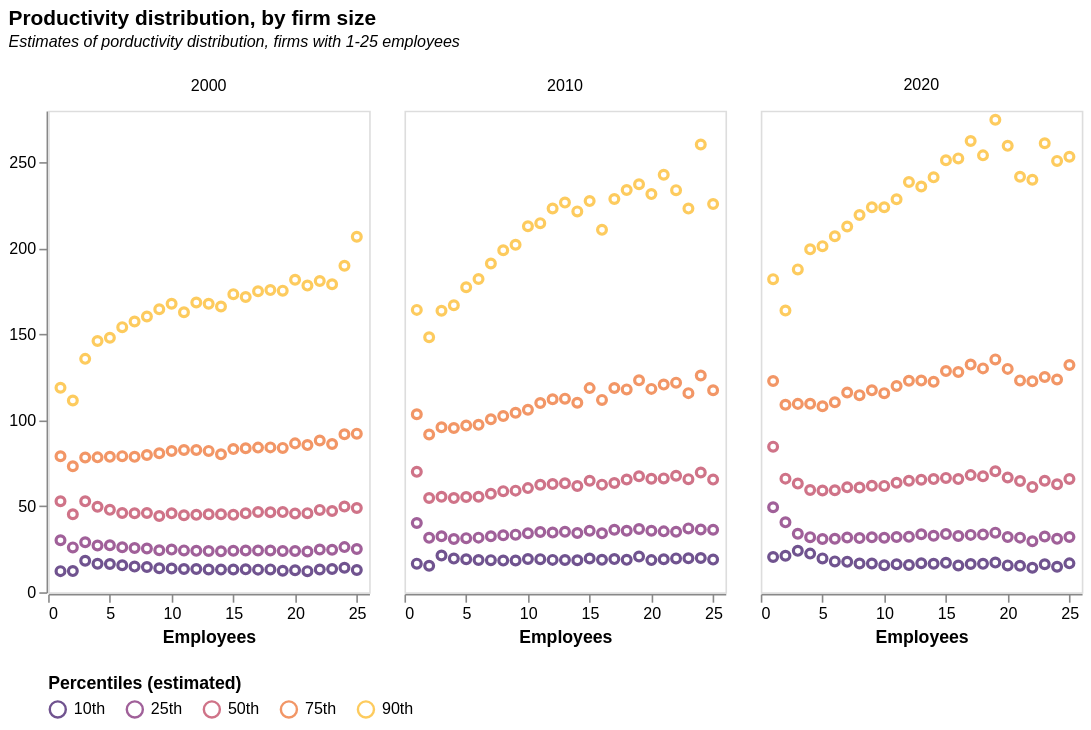

Vega-Lite specification stored for this chart:
### Vega-Lite specification from a JSON file in a GitHub repository (floating-point values rounded to 4 significant figures)
{"$schema": "https://vega.github.io/schema/vega-lite/v5.json", "description": "A calculate that takes the messy names in the field, metric, and creates a new field, metricClean, where the names are nicer.", "title": {"text": "Productivity distribution, by firm size", "subtitle": ["Estimates of porductivity distribution, firms with 1-25 employees", ""], "subtitleFontStyle": "italic", "subtitleFontSize": 10, "anchor": "start", "color": "black"}, "data": {"values": [{"Year": "2000", "Size": "1", "rlp10": "12.28", "rlp25": "30.23", "rlp50": "52.96", "rlp75": "79.06", "rlp90": "118.93"}, {"Year": "2010", "Size": "1", "rlp10": "16.63", "rlp25": "40.26", "rlp50": "70.02", "rlp75": "103.5", "rlp90": "164.2"}, {"Year": "2020", "Size": "1", "rlp10": "20.52", "rlp25": "49.47", "rlp50": "84.66", "rlp75": "122.83", "rlp90": "182.08"}, {"Year": "2000", "Size": "2", "rlp10": "12.29", "rlp25": "26.08", "rlp50": "45.33", "rlp75": "73.28", "rlp90": "111.46"}, {"Year": "2010", "Size": "2", "rlp10": "15.4", "rlp25": "31.64", "rlp50": "54.82", "rlp75": "91.69", "rlp90": "148.28"}, {"Year": "2020", "Size": "2", "rlp10": "21.24", "rlp25": "40.65", "rlp50": "66.07", "rlp75": "109.08", "rlp90": "163.86"}, {"Year": "2000", "Size": "3", "rlp10": "18.31", "rlp25": "29.07", "rlp50": "52.85", "rlp75": "78.38", "rlp90": "135.71"}, {"Year": "2010", "Size": "3", "rlp10": "21.38", "rlp25": "32.6", "rlp50": "55.49", "rlp75": "95.99", "rlp90": "163.68"}, {"Year": "2020", "Size": "3", "rlp10": "24.07", "rlp25": "34.04", "rlp50": "63.17", "rlp75": "109.54", "rlp90": "187.74"}, {"Year": "2000", "Size": "4", "rlp10": "16.57", "rlp25": "27.15", "rlp50": "49.75", "rlp75": "78.43", "rlp90": "146.08"}, {"Year": "2010", "Size": "4", "rlp10": "19.56", "rlp25": "30.92", "rlp50": "54.74", "rlp75": "95.47", "rlp90": "166.86"}, {"Year": "2020", "Size": "4", "rlp10": "22.46", "rlp25": "32.03", "rlp50": "59.47", "rlp75": "109.64", "rlp90": "199.4"}, {"Year": "2000", "Size": "5", "rlp10": "16.45", "rlp25": "27.32", "rlp50": "47.91", "rlp75": "78.73", "rlp90": "147.97"}, {"Year": "2010", "Size": "5", "rlp10": "19.16", "rlp25": "31.45", "rlp50": "55.37", "rlp75": "96.91", "rlp90": "177.33"}, {"Year": "2020", "Size": "5", "rlp10": "19.68", "rlp25": "31.01", "rlp50": "59.17", "rlp75": "108.18", "rlp90": "201.26"}, {"Year": "2000", "Size": "6", "rlp10": "15.67", "rlp25": "26.19", "rlp50": "46.05", "rlp75": "79.14", "rlp90": "154.16"}, {"Year": "2010", "Size": "6", "rlp10": "18.75", "rlp25": "31.76", "rlp50": "55.51", "rlp75": "97.35", "rlp90": "182.15"}, {"Year": "2020", "Size": "6", "rlp10": "17.93", "rlp25": "31.15", "rlp50": "59.35", "rlp75": "110.44", "rlp90": "207.01"}, {"Year": "2000", "Size": "7", "rlp10": "14.92", "rlp25": "25.77", "rlp50": "45.91", "rlp75": "78.74", "rlp90": "157.47"}, {"Year": "2010", "Size": "7", "rlp10": "18.67", "rlp25": "32.55", "rlp50": "57.32", "rlp75": "100.56", "rlp90": "191.18"}, {"Year": "2020", "Size": "7", "rlp10": "17.67", "rlp25": "31.83", "rlp50": "61", "rlp75": "116.15", "rlp90": "212.72"}, {"Year": "2000", "Size": "8", "rlp10": "14.69", "rlp25": "25.44", "rlp50": "46.11", "rlp75": "79.85", "rlp90": "160.39"}, {"Year": "2010", "Size": "8", "rlp10": "18.4", "rlp25": "33.12", "rlp50": "58.79", "rlp75": "102.5", "rlp90": "198.88"}, {"Year": "2020", "Size": "8", "rlp10": "16.73", "rlp25": "31.49", "rlp50": "60.92", "rlp75": "114.61", "rlp90": "219.35"}, {"Year": "2000", "Size": "9", "rlp10": "13.92", "rlp25": "24.41", "rlp50": "44.37", "rlp75": "80.8", "rlp90": "164.56"}, {"Year": "2010", "Size": "9", "rlp10": "18.46", "rlp25": "33.49", "rlp50": "59.09", "rlp75": "104.39", "rlp90": "202.12"}, {"Year": "2020", "Size": "9", "rlp10": "16.75", "rlp25": "32.01", "rlp50": "61.91", "rlp75": "117.4", "rlp90": "223.88"}, {"Year": "2000", "Size": "10", "rlp10": "13.85", "rlp25": "24.8", "rlp50": "45.88", "rlp75": "82.11", "rlp90": "167.74"}, {"Year": "2010", "Size": "10", "rlp10": "19.33", "rlp25": "34.33", "rlp50": "60.55", "rlp75": "106.17", "rlp90": "212.86"}, {"Year": "2020", "Size": "10", "rlp10": "15.71", "rlp25": "31.7", "rlp50": "61.84", "rlp75": "115.77", "rlp90": "223.87"}, {"Year": "2000", "Size": "11", "rlp10": "13.51", "rlp25": "24.33", "rlp50": "44.82", "rlp75": "82.67", "rlp90": "162.82"}, {"Year": "2010", "Size": "11", "rlp10": "19.24", "rlp25": "35.03", "rlp50": "62.48", "rlp75": "110.06", "rlp90": "214.64"}, {"Year": "2020", "Size": "11", "rlp10": "16.24", "rlp25": "32.16", "rlp50": "63.7", "rlp75": "119.95", "rlp90": "228.49"}, {"Year": "2000", "Size": "12", "rlp10": "13.55", "rlp25": "24.08", "rlp50": "45.01", "rlp75": "82.69", "rlp90": "168.45"}, {"Year": "2010", "Size": "12", "rlp10": "18.82", "rlp25": "34.68", "rlp50": "62.99", "rlp75": "112.19", "rlp90": "223.11"}, {"Year": "2020", "Size": "12", "rlp10": "15.87", "rlp25": "32.22", "rlp50": "64.84", "rlp75": "122.94", "rlp90": "238.54"}, {"Year": "2000", "Size": "13", "rlp10": "13.19", "rlp25": "23.97", "rlp50": "45.35", "rlp75": "82.2", "rlp90": "167.72"}, {"Year": "2010", "Size": "13", "rlp10": "18.73", "rlp25": "35.14", "rlp50": "63.36", "rlp75": "112.58", "rlp90": "226.59"}, {"Year": "2020", "Size": "13", "rlp10": "16.86", "rlp25": "33.73", "rlp50": "65.46", "rlp75": "123.07", "rlp90": "235.95"}, {"Year": "2000", "Size": "14", "rlp10": "13.16", "rlp25": "23.79", "rlp50": "45.31", "rlp75": "80.19", "rlp90": "166.16"}, {"Year": "2010", "Size": "14", "rlp10": "18.63", "rlp25": "34.49", "rlp50": "61.76", "rlp75": "110.22", "rlp90": "221.47"}, {"Year": "2020", "Size": "14", "rlp10": "16.57", "rlp25": "32.89", "rlp50": "65.8", "rlp75": "122.4", "rlp90": "241.27"}, {"Year": "2000", "Size": "15", "rlp10": "13.26", "rlp25": "24.13", "rlp50": "45.01", "rlp75": "83.24", "rlp90": "173.34"}, {"Year": "2010", "Size": "15", "rlp10": "19.67", "rlp25": "35.73", "rlp50": "64.88", "rlp75": "118.7", "rlp90": "227.46"}, {"Year": "2020", "Size": "15", "rlp10": "17.1", "rlp25": "33.84", "rlp50": "66.49", "rlp75": "128.64", "rlp90": "251.25"}, {"Year": "2000", "Size": "16", "rlp10": "13.31", "rlp25": "24.3", "rlp50": "45.98", "rlp75": "83.71", "rlp90": "171.7"}, {"Year": "2010", "Size": "16", "rlp10": "18.83", "rlp25": "34.24", "rlp50": "62.58", "rlp75": "111.86", "rlp90": "210.74"}, {"Year": "2020", "Size": "16", "rlp10": "15.6", "rlp25": "32.74", "rlp50": "65.79", "rlp75": "128.1", "rlp90": "252.28"}, {"Year": "2000", "Size": "17", "rlp10": "13.15", "rlp25": "24.31", "rlp50": "46.64", "rlp75": "84.1", "rlp90": "174.99"}, {"Year": "2010", "Size": "17", "rlp10": "19.28", "rlp25": "36.3", "rlp50": "63.52", "rlp75": "118.8", "rlp90": "228.69"}, {"Year": "2020", "Size": "17", "rlp10": "16.41", "rlp25": "33.36", "rlp50": "68.11", "rlp75": "132.37", "rlp90": "262.4"}, {"Year": "2000", "Size": "18", "rlp10": "13.28", "rlp25": "24.3", "rlp50": "46.49", "rlp75": "84.24", "rlp90": "175.7"}, {"Year": "2010", "Size": "18", "rlp10": "18.84", "rlp25": "35.75", "rlp50": "65.54", "rlp75": "117.96", "rlp90": "233.87"}, {"Year": "2020", "Size": "18", "rlp10": "16.52", "rlp25": "33.62", "rlp50": "67.47", "rlp75": "130.18", "rlp90": "254.05"}, {"Year": "2000", "Size": "19", "rlp10": "12.48", "rlp25": "23.97", "rlp50": "46.6", "rlp75": "83.94", "rlp90": "175.38"}, {"Year": "2010", "Size": "19", "rlp10": "20.77", "rlp25": "36.77", "rlp50": "67.5", "rlp75": "123.22", "rlp90": "237.26"}, {"Year": "2020", "Size": "19", "rlp10": "17.23", "rlp25": "34.65", "rlp50": "70.34", "rlp75": "135.41", "rlp90": "274.72"}, {"Year": "2000", "Size": "20", "rlp10": "12.79", "rlp25": "24.02", "rlp50": "45.78", "rlp75": "86.57", "rlp90": "181.68"}, {"Year": "2010", "Size": "20", "rlp10": "18.68", "rlp25": "35.77", "rlp50": "66.02", "rlp75": "118.26", "rlp90": "231.52"}, {"Year": "2020", "Size": "20", "rlp10": "15.62", "rlp25": "32.17", "rlp50": "66.75", "rlp75": "129.89", "rlp90": "259.58"}, {"Year": "2000", "Size": "21", "rlp10": "12.27", "rlp25": "23.72", "rlp50": "45.99", "rlp75": "85.56", "rlp90": "178.32"}, {"Year": "2010", "Size": "21", "rlp10": "19.19", "rlp25": "35.4", "rlp50": "66.21", "rlp75": "120.75", "rlp90": "242.74"}, {"Year": "2020", "Size": "21", "rlp10": "15.37", "rlp25": "31.76", "rlp50": "64.66", "rlp75": "123.2", "rlp90": "241.64"}, {"Year": "2000", "Size": "22", "rlp10": "13.25", "rlp25": "24.85", "rlp50": "47.89", "rlp75": "88.28", "rlp90": "181"}, {"Year": "2010", "Size": "22", "rlp10": "19.68", "rlp25": "35.14", "rlp50": "67.7", "rlp75": "121.88", "rlp90": "233.82"}, {"Year": "2020", "Size": "22", "rlp10": "14.27", "rlp25": "29.65", "rlp50": "61.19", "rlp75": "122.63", "rlp90": "239.85"}, {"Year": "2000", "Size": "23", "rlp10": "13.48", "rlp25": "24.75", "rlp50": "47.26", "rlp75": "86.25", "rlp90": "179.13"}, {"Year": "2010", "Size": "23", "rlp10": "19.72", "rlp25": "37.13", "rlp50": "65.77", "rlp75": "115.79", "rlp90": "223.1"}, {"Year": "2020", "Size": "23", "rlp10": "16.28", "rlp25": "32.44", "rlp50": "64.83", "rlp75": "125.21", "rlp90": "261.05"}, {"Year": "2000", "Size": "24", "rlp10": "14.24", "rlp25": "26.24", "rlp50": "49.82", "rlp75": "91.92", "rlp90": "189.85"}, {"Year": "2010", "Size": "24", "rlp10": "19.87", "rlp25": "36.46", "rlp50": "69.61", "rlp75": "126.06", "rlp90": "260.38"}, {"Year": "2020", "Size": "24", "rlp10": "14.85", "rlp25": "31.04", "rlp50": "62.85", "rlp75": "123.71", "rlp90": "250.83"}, {"Year": "2000", "Size": "25", "rlp10": "12.93", "rlp25": "25.19", "rlp50": "48.95", "rlp75": "92.22", "rlp90": "206.72"}, {"Year": "2010", "Size": "25", "rlp10": "18.98", "rlp25": "36.38", "rlp50": "65.5", "rlp75": "117.47", "rlp90": "225.78"}, {"Year": "2020", "Size": "25", "rlp10": "16.79", "rlp25": "32.16", "rlp50": "65.9", "rlp75": "132.15", "rlp90": "253.22"}]}, "transform": [{"fold": ["rlp10", "rlp25", "rlp50", "rlp75", "rlp90"], "as": ["metric", "value"]}, {"calculate": "{'rlp10':'10th', 'rlp25':'25th', 'rlp50':'50th', 'rlp75':'75th', 'rlp90':'90th'}[datum.metric]", "as": "metricClean"}], "height": 300, "width": 200, "mark": {"type": "point"}, "encoding": {"x": {"field": "Size", "type": "quantitative", "title": "Employees", "axis": {"grid": false, "format": "d"}}, "y": {"field": "value", "type": "quantitative", "title": null, "axis": {"grid": false, "format": "d"}}, "facet": {"field": "Year", "type": "nominal", "title": null, "columns": 4}, "color": {"field": "metricClean", "title": "Percentiles (estimated)", "scale": {"scheme": "inferno"}, "legend": {"orient": "bottom", "columns": 5}}}}
